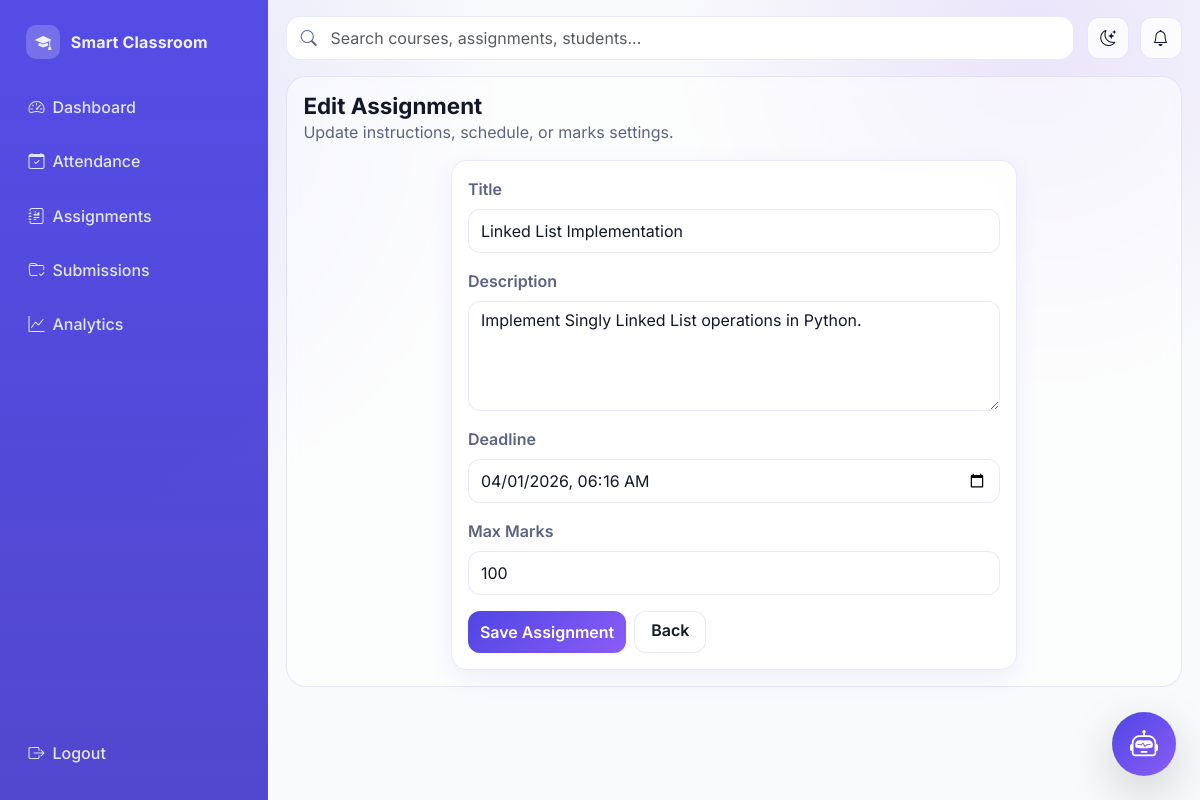
Page /teacher/assignments/1/edit (signed in) on the earlier database version.
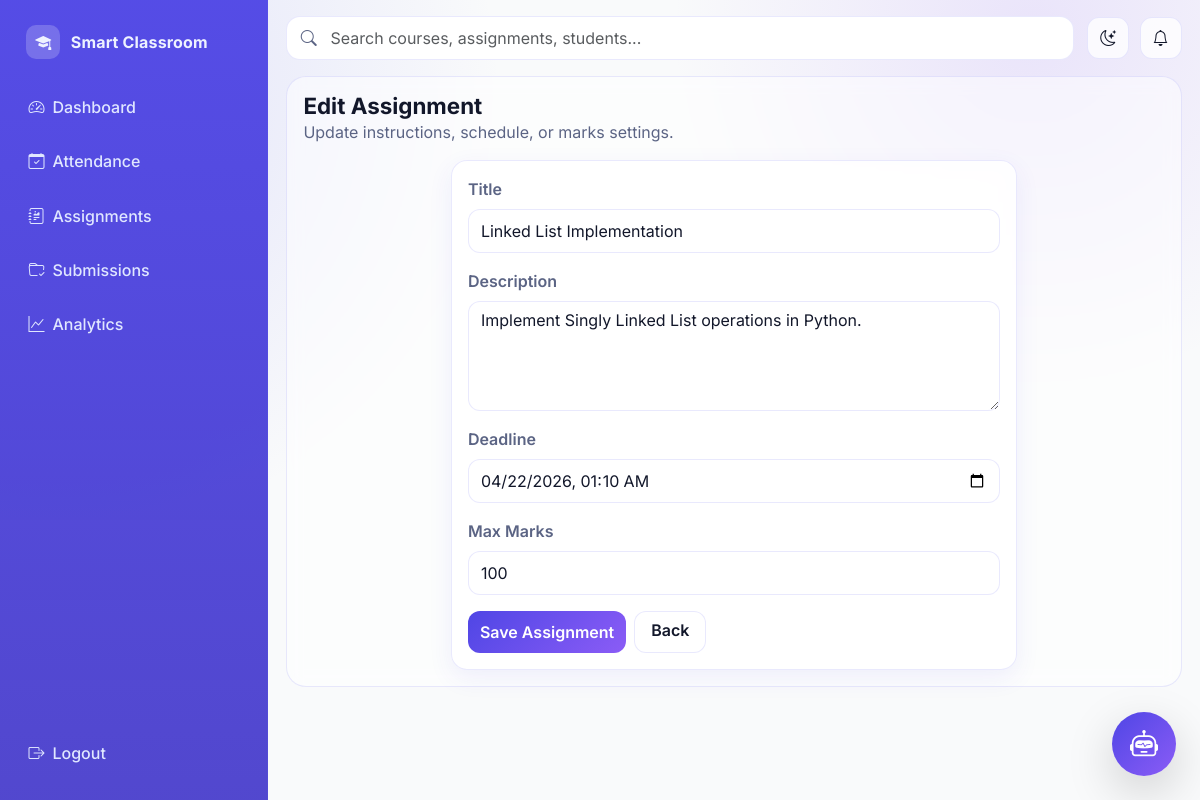
Same page on the later database version.
### models/__init__.py (models this page shows)
class Assignment(db.Model):
    id = db.Column(db.Integer, primary_key=True)
    teacher_id = db.Column(db.Integer, db.ForeignKey("teacher_profile.user_id"), nullable=False)
    title = db.Column(db.String(200), nullable=False)
    description = db.Column(db.Text, nullable=False)
    deadline = db.Column(db.DateTime, nullable=False)
    max_marks = db.Column(db.Integer, nullable=False)
    created_at = db.Column(db.DateTime, default=lambda: datetime.now(timezone.utc), nullable=False)
    submissions = db.relationship("Submission", backref="assignment", lazy=True, cascade="all, delete")

### routes/teacher_routes.py (the view, shortened to what this page needs)
@teacher_bp.route("/assignments/<int:assignment_id>/edit", methods=["GET", "POST"])
@login_required
@role_required("Teacher")
def edit_assignment(assignment_id):
    assignment = Assignment.query.filter_by(id=assignment_id, teacher_id=current_user.id).first_or_404()
    form = AssignmentForm(obj=assignment)
    return render_template("teacher/assignment_edit.html", form=form, assignment=assignment)

### forms/teacher_forms.py
class AssignmentForm(FlaskForm):
    title = StringField("Title", validators=[InputRequired(), Length(min=3, max=200)])
    description = TextAreaField("Description", validators=[InputRequired(), Length(min=5)])
    deadline = DateTimeLocalField("Deadline", format="%Y-%m-%dT%H:%M", validators=[InputRequired()])
    max_marks = IntegerField("Max Marks", validators=[InputRequired(), NumberRange(min=1, max=1000)])
    submit = SubmitField("Save Assignment")

### app.py (called while the page is built)
def create_app():
    app = Flask(__name__)
    app.config.from_object(Config)
    os.makedirs(app.config["UPLOAD_FOLDER"], exist_ok=True)
    db.init_app(app)
    bcrypt.init_app(app)
    login_manager.init_app(app)
    csrf.init_app(app)
    register_blueprints(app)
    @app.context_processor
    def inject_globals():
        return {"app_name": "College Management System"}
    with app.app_context():
        db.create_all()
    return app

### models/__init__.py (called while the page is built)
@login_manager.user_loader
def load_user(user_id):
    return User.query.get(int(user_id))

### templates/teacher/assignment_edit.html (shortened to what this page needs)
{% extends 'base.html' %} {% block title %} - Edit Assignment{% endblock %} {%
block content %}
<section class="page-header">
  <div>
    <h1 class="page-title">Edit Assignment</h1>
    <p class="text-muted-soft mb-0">
      Update instructions, schedule, or marks settings.
    </p>
  </div>
</section>
<div class="row justify-content-center">
  <div class="col-lg-8">
    <article class="app-card p-3">
      <form method="POST">
        <div class="mb-3">
          {{ form.title.label(class='form-label') }} {{
          form.title(class='form-control') }}
        </div>
        <div class="mb-3">
          {{ form.description.label(class='form-label') }} {{
          form.description(class='form-control', rows=4) }}
        </div>
        <div class="mb-3">
          {{ form.deadline.label(class='form-label') }} {{
          form.deadline(class='form-control') }}
        </div>
        <div class="mb-3">
          {{ form.max_marks.label(class='form-label') }} {{
          form.max_marks(class='form-control') }}
        </div>
        <div class="d-flex gap-2">
          {{ form.submit(class='btn btn-success') }}
          <a
            href="{{ url_for('teacher.assignments') }}"
            class="btn btn-soft px-3"
            >Back</a
          >
        </div>
      </form>
    </article>
  </div>
</div>
{% endblock %}

Differences in the rows shown:
changed Assignment "Linked List Implementation": deadline "04/01/2026 06:16" → "04/22/2026 01:10"
